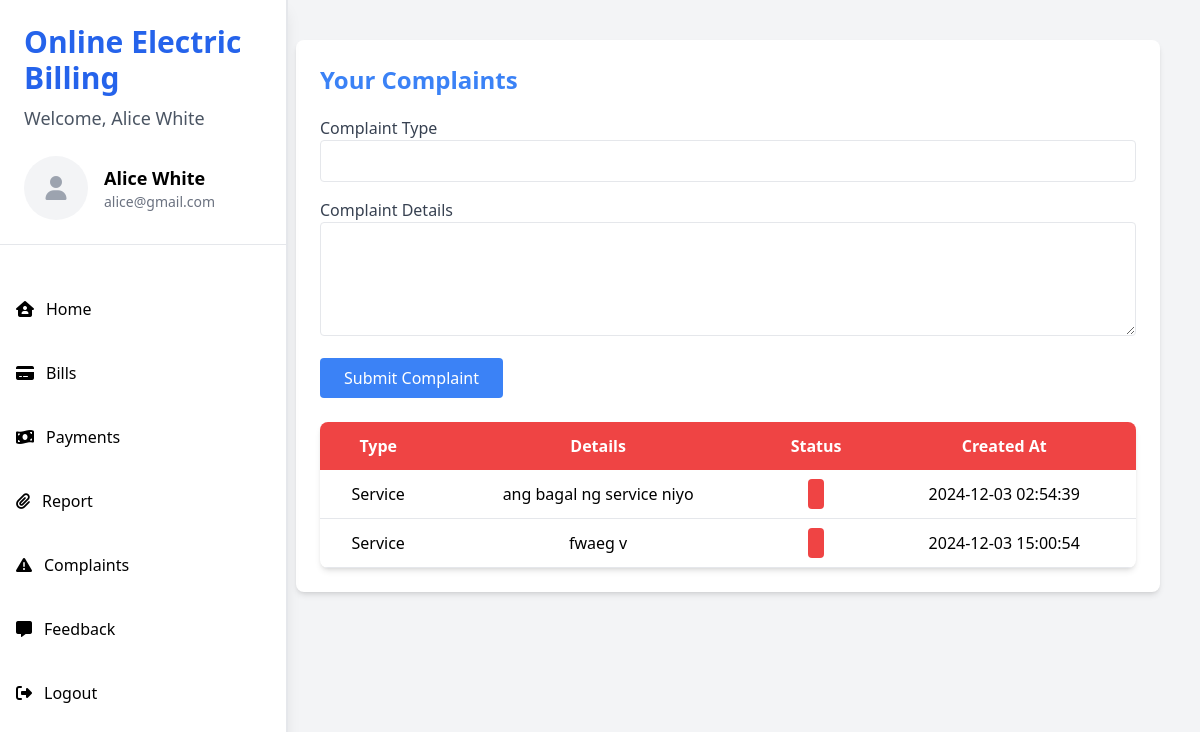
Screenshot of /users/complaints.php (signed in) with the database file from the repository.
### tables this page shows
CREATE TABLE `complaints` (
  `complaint_id` int(11) NOT NULL,
  `user_id` int(11) NOT NULL,
  `complaint_type` varchar(50) NOT NULL,
  `complaint_details` text NOT NULL,
  `status` enum('Open','In Progress','Resolved') DEFAULT 'Open',
  `created_at` timestamp NOT NULL DEFAULT current_timestamp()
);

### users/complaints.php (the view, shortened to what this page needs)
<?php
include '../database.php';
$user_id = $_SESSION['user_id'];
$sql = "SELECT * FROM complaints WHERE user_id = ?";
$stmt = $conn->prepare($sql);
$stmt->bind_param("i", $user_id);
$stmt->execute();
$result = $stmt->get_result();
$complaints = $result->fetch_all(MYSQLI_ASSOC);
?>
<!DOCTYPE html>
<html lang="en">
<head>
    <script src="https://cdn.tailwindcss.com"></script>
    <link rel="stylesheet" href="https://cdnjs.cloudflare.com/ajax/libs/font-awesome/6.7.1/css/all.min.css">
</head>
<body class="bg-gray-100">
    <div class="fixed h-full bg-white text-black w-72 shadow-lg border-r-2 border-gray-200">
        <div class="p-6">
            <h1 class="text-3xl font-extrabold text-blue-600">Online Electric Billing</h1>
            <p class="mt-2 text-lg text-gray-600">Welcome, <?= htmlspecialchars($_SESSION['name']); ?></p>
            <div class="mt-6 flex items-center space-x-4">
                <span class="w-16 h-16 rounded-full overflow-hidden bg-gray-100 flex items-center justify-center">
                    <i class="fa-solid fa-user text-2xl text-gray-400"></i>
                </span>
                <div>
                    <p class="font-semibold text-lg"><?= htmlspecialchars($_SESSION['name']); ?></p>
                    <p class="text-sm text-gray-500"><?= htmlspecialchars($_SESSION['email']); ?></p>
                </div>
            </div>
        </div>
        <hr>
        <nav class="mt-10">
            <ul class="space-y-4">
                <li class="block px-4 py-3 rounded-lg hover:bg-blue-500 hover:text-white transition-all duration-200">
                    <a href="index.php" class="flex items-center space-x-3">
                        <i class="fa-solid fa-house-user"></i>
                        <span>Home</span>
                    </a>
                </li>
                <li class="block px-4 py-3 rounded-lg hover:bg-blue-500 hover:text-white transition-all duration-200">
                    <a href="billing.php" class="flex items-center space-x-3">
                        <i class="fa-solid fa-credit-card"></i>
                        <span>Bills</span>
                    </a>
                </li>
                <li class="block px-4 py-3 rounded-lg hover:bg-blue-500 hover:text-white transition-all duration-200">
                    <a href="payments.php" class="flex items-center space-x-3">
                        <i class="fa-solid fa-money-bill-wave"></i>
                        <span>Payments</span>
                    </a>
                </li>
                <li class="block px-4 py-3 rounded-lg hover:bg-blue-500 hover:text-white transition-all duration-200">
                    <a href="report.php" class="flex items-center space-x-3">
                        <i class="fa-solid fa-paperclip"></i>
                        <span>Report</span>
                    </a>
                </li>
                <li class="block px-4 py-3 rounded-lg hover:bg-blue-500 hover:text-white transition-all duration-200">
                    <a href="complaints.php" class="flex items-center space-x-3">
                        <i class="fa-solid fa-exclamation-triangle"></i>
                        <span>Complaints</span>
                    </a>
                </li>
                <li class="block px-4 py-3 rounded-lg hover:bg-blue-500 hover:text-white transition-all duration-200">
                    <a href="feedback.php" class="flex items-center space-x-3">
                        <i class="fa-solid fa-comment-alt"></i>
                        <span>Feedback</span>
                    </a>
                </li>
                <li class="block px-4 py-3 rounded-lg hover:bg-red-500 hover:text-white transition-all duration-200">
                    <a href="../logout.php" class="flex items-center space-x-3">
                        <i class="fa-solid fa-right-from-bracket"></i>
                        <span>Logout</span>
                    </a>
                </li>
            </ul>
        </nav>
    </div>
    <div class="ml-64 p-10">
        <div class="bg-white shadow-md rounded-lg p-6">
            <h1 class="text-2xl font-bold text-blue-500 mb-5">Your Complaints</h1>
            <form action="complaints.php" method="POST" class="mb-6">
                <div class="mb-4">
                    <label for="complaint_type" class="block text-gray-700">Complaint Type</label>
                    <input type="text" name="complaint_type" id="complaint_type" class="w-full px-3 py-2 border rounded" required>
                </div>
                <div class="mb-4">
                    <label for="complaint_details" class="block text-gray-700">Complaint Details</label>
                    <textarea name="complaint_details" id="complaint_details" class="w-full px-3 py-2 border rounded" rows="4" required></textarea>
                </div>
                <button type="submit" name="submit_complaint" class="bg-blue-500 text-white px-6 py-2 rounded">Submit Complaint</button>
            </form>
            <table class="w-full bg-white shadow-md rounded-lg overflow-hidden">
                <thead class="bg-red-500 text-white">
                    <tr>
                        <th class="p-3">Type</th>
                        <th class="p-3">Details</th>
                        <th class="p-3">Status</th>
                        <th class="p-3">Created At</th>
                    </tr>
                </thead>
                <tbody>
                    <?php foreach ($complaints as $complaint): ?>
                        <tr class="border-b">
                            <td class="p-3 text-center"><?= htmlspecialchars($complaint['complaint_type']) ?></td>
                            <td class="p-3 text-center"><?= htmlspecialchars($complaint['complaint_details']) ?></td>
                            <td class="p-3 text-center">
                                <span class="px-2 py-1 rounded <?= $complaint['status'] == 'Resolved' ? 'bg-green-500 text-white' : 'bg-red-500 text-white' ?>">
                                </span>
                            </td>
                            <td class="p-3 text-center"><?= htmlspecialchars($complaint['created_at']) ?></td>
                        </tr>
                    <?php endforeach; ?>
                </tbody>
            </table>
        </div>
    </div>
</body>
</html>

### rows the page displays
complaints: complaint_type "Service", complaint_details "ang bagal ng service niyo", created_at "2024-12-03 02:54:39"
complaints: complaint_type "Service", complaint_details "fwaeg v", created_at "2024-12-03 15:00:54"

### other values shown
$_SESSION['name'] "Alice White"
$_SESSION['email'] "alice@gmail.com"
